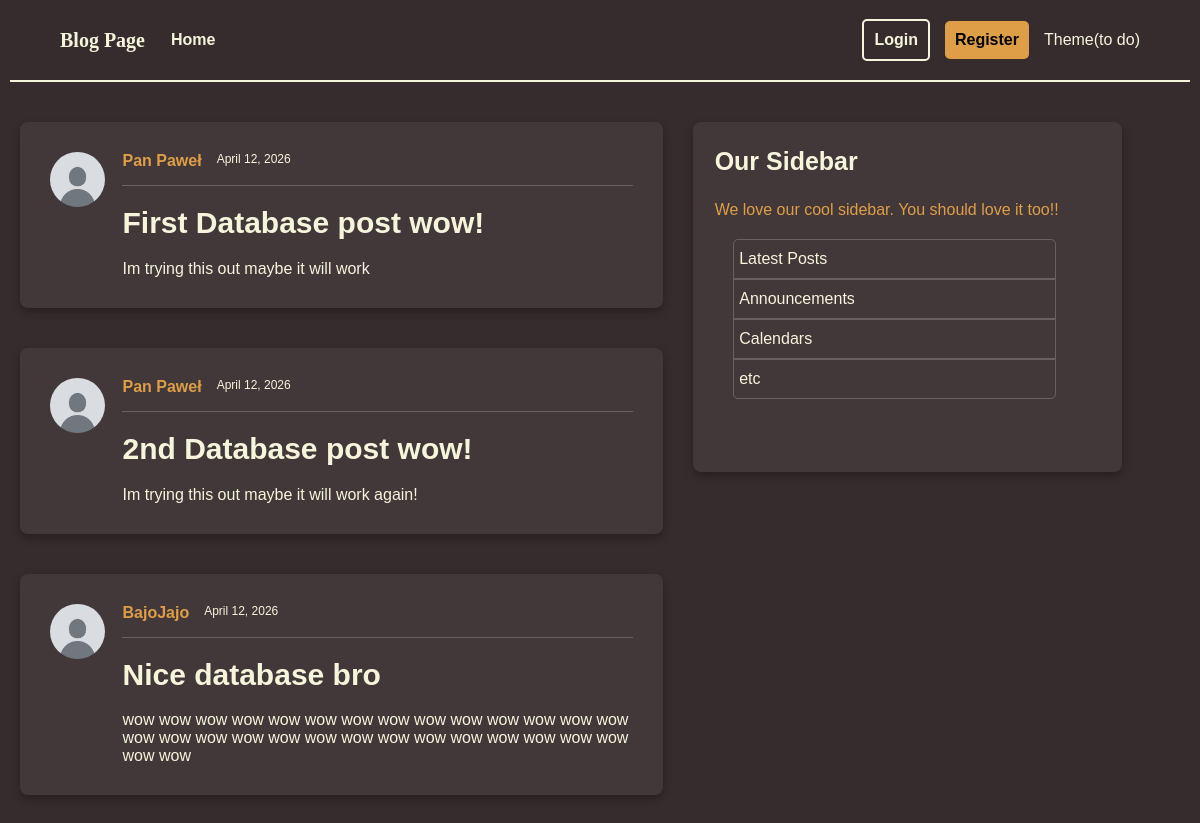
Page /posts on the earlier database version.
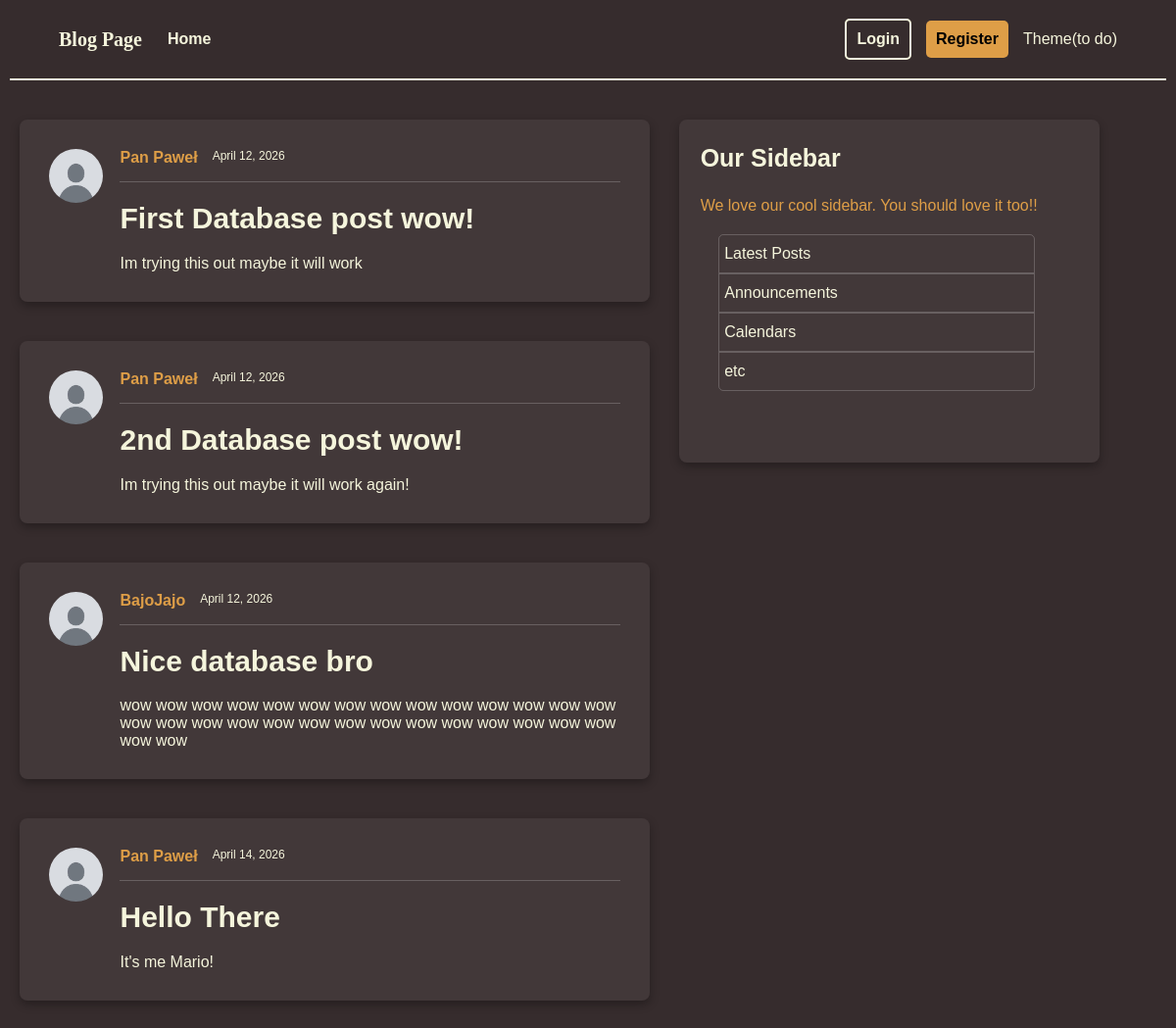
Same page on the later database version.
### models.py (models this page shows, shortened)
class Post(Base):
    __tablename__ = "posts"
    id: Mapped[int] = mapped_column(Integer, primary_key=True, index=True)
    title: Mapped[str] = mapped_column(String(100), nullable=False)
    content: Mapped[str] = mapped_column(Text, nullable=False)
    user_id: Mapped[int] = mapped_column(
        ForeignKey("users.id"),
        nullable=False,
        index=True,
    )
    date_posted: Mapped[datetime] = mapped_column(
        DateTime(timezone=True),
        default=lambda: datetime.now(UTC),
    )
    author: Mapped[User] = relationship(back_populates="posts")

class User(Base):
    __tablename__ = "users"
    id: Mapped[int] = mapped_column(Integer, primary_key=True, index=True)
    username: Mapped[str] = mapped_column(String(50), unique=True, nullable=False)
    email: Mapped[str] = mapped_column(String(120), unique=True, nullable=False)
    image_file: Mapped[str | None] = mapped_column(
        String(200),
        nullable=True,
        default=None,
    )
    posts: Mapped[list[Post]] = relationship(back_populates="author")

### main.py (the view)
@app.get("/", include_in_schema=False, name="home")
@app.get("/posts", include_in_schema=False, name="posts")
def home(request: Request, db: Annotated[Session, Depends(get_db)]):
    result = db.execute(select(models.Post))
    posts = result.scalars().all()
    return template.TemplateResponse(
        request,
        "home.html",
        {"posts": posts, "title": home}
    )

### templates/home.html
{% extends "layout.html" %}
{% block content %}
    {% for info in posts %}
        <div class="container">
            <div class="full_post">
                <img class="profile_pic" src="{{ info.author.image_path }}" alt="A profile picture of {{ info.author.username }}">
                <div class="post-content">
                <div class="author-and-date">
                    <a class="author" href="#">{{ info.author.username }}</a>
                    <small class="date_posted">{{ info.date_posted.strftime('%B %d, %Y') }}</small>
                </div>
                <hr class="post-line">
                <h2>
                <a class="title" href = "{{url_for('post_page', post_id=info.id)}}">{{ info.title }}</a>
                </h2>
                <p class="content">{{ info.content }}</p>
                </div>
            </div>
        </div>
    {% endfor %}
{% endblock content %}

### templates/layout.html (shortened to what this page needs)
<!DOCTYPE html>
<html>
    <head>
        <link rel="stylesheet" href = "{{url_for('static', path='style.css')}}">
    </head>
    <body>
        <header class="site-header">
            <nav class="nav">
                <div class="nav-left">
                    <p class="page-name">Blog Page</p>
                    <a href="{{ url_for('home') }}"><button class="home-button">Home</button></a>
                </div>
                <div class="nav-right">
                    <button class="login-button">Login</button>
                    <button class="register-button">Register</button>
                    <p>Theme(to do)</p>
                </div>
            </nav>
        </header>
        <main>
            <div class="posts-container">
                {% block content %}
                {% endblock content %}
            </div>
            <div class="sidebar-container">
                <h3>Our Sidebar</h3>
                <p>We love our cool sidebar. You should love it too!!</p>
                <ul class="list-group">
                    <li id="list-first">Latest Posts</li>
                    <li>Announcements</li>
                    <li>Calendars</li>
                    <li id="list-last">etc</li>
                </ul>
            </div>
        </main>
    </body>
</html>

### static/style.css (style rules this page uses)
body { background-color: rgb(54, 44, 45); color: beige; margin: 0%; font-family: sans-serif; }
main { display: flex; flex-direction: row; justify-content: center; padding: 20px; gap: 30px; max-width: 1400px; margin: 0 auto; }
.nav { background-color: transparent; display: flex; flex-direction: row; align-items: center; justify-content: space-between; padding: 10px 50px; height: 60px; border-bottom: 2px solid beige; margin-left: 10px; margin-right: 10px; }
.nav-left { display: flex; align-items: center; gap: 20px; }
.nav-right { display: flex; align-items: center; gap: 15px; }
.page-name { font-weight: bold; font-size: 20px; font-family: Verdana; }
.home-button { color: beige; background-color: transparent; font-weight: bold; border: none; border-radius: 5px; }
.login-button { color: beige; background-color: transparent; border: 2px solid beige; border-radius: 5px; padding: 10px; font-weight: bold; cursor: pointer; }
.register-button { background-color: rgb(222, 158, 71); border: 2px; border-radius: 5px; padding: 10px; font-weight: bold; cursor: pointer; }
nav button { font-size: 16px; }
a { border-radius: 5px; }
.container { background-color: rgb(66, 56, 57); border-radius: 8px; margin-top: 20px; margin-bottom: 20px; padding: 30px; display: flex; flex-direction: column; box-shadow: 0 4px 10px rgba(0,0,0,0.3); max-width: 800px; }
.full_post { display: flex; flex-direction: row; }
.post-content { display: flex; flex-direction: column; flex-grow: 1; }
.posts-container { display: flex; flex-direction: column; flex: 3; }
.author { color: rgb(222, 158, 71); font-size: 16px; font-weight: bold; text-decoration: none; margin-right: 15px; }
.title { color: beige; text-decoration: none; font-size: 30px; margin-top: 0; margin-bottom: 5px; }
.content { color: beige; margin: 0; inline-size: 100%; word-break: break-word; overflow-wrap: break-word; }
.author-and-date { display: flex; flex-direction: row; font-size: 0.9rem; }
.post-line { border: 0; border-top: 1px solid rgba(255, 255, 255, 0.2); margin: 15px 0 0 0; width: 100%; }
.sidebar-container { background-color: rgb(66, 56, 57); box-shadow: 0 4px 10px rgba(0,0,0,0.3); border-radius: 8px; width: 500px; height: 350px; margin-right: 5%; margin-top: 20px; flex: 2; }
.sidebar-container p { font-size: 16px; padding-left: 5%; color: rgb(222, 158, 71); }
h3 { padding-left: 5%; font-size: 25px; }
.list-group { margin-top: 20px; list-style: none; }
li { border: 1px solid rgba(255, 255, 255, 0.2); width: 80%; padding: 5px; padding-bottom: 10px; padding-top: 10px; }
#list-first { border-top-right-radius: 5px; border-top-left-radius: 5px; }
#list-last { border-bottom-right-radius: 5px; border-bottom-left-radius: 5px; }
.profile_pic { width: 55px; height: 55px; border-radius: 30px; margin-right: 3%; }

Differences in the rows shown:
added Post: author.username "Pan Paweł", date_posted "April 14, 2026", title "Hello There", content "It's me Mario!"
